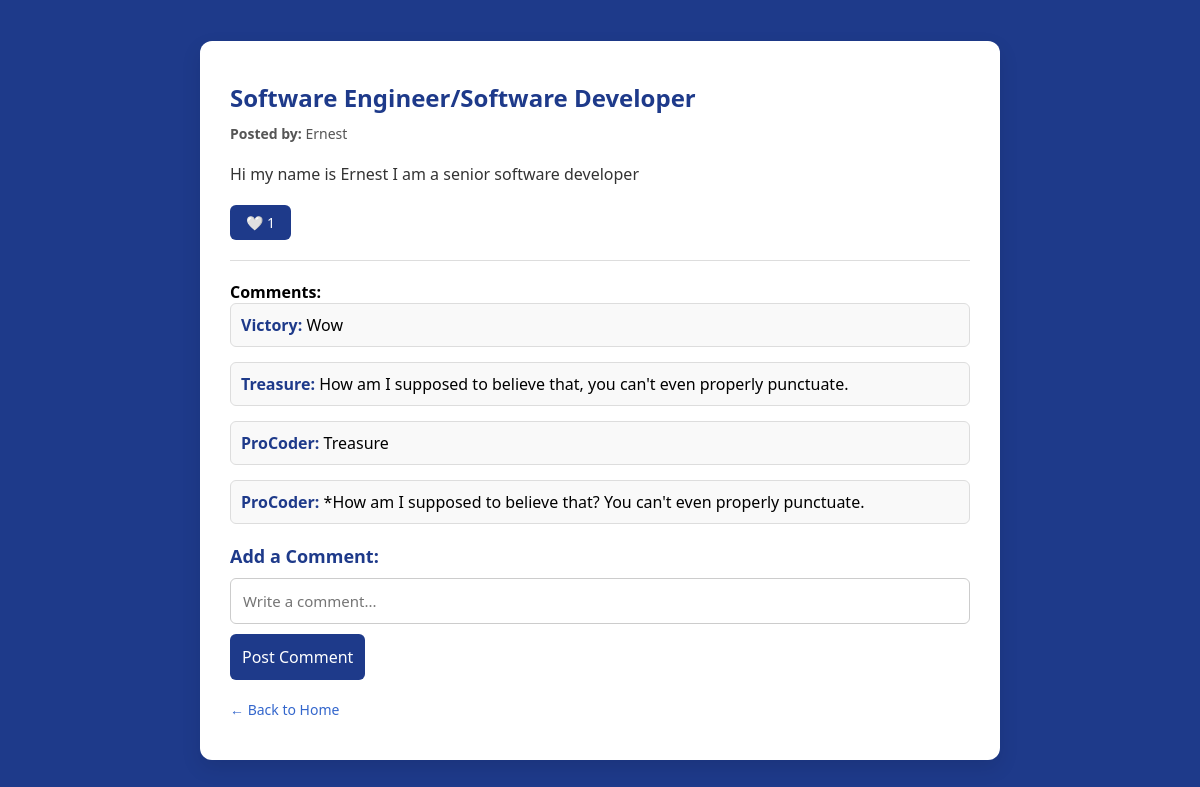
Page /topic/2 (signed in) on the committed database.
### tables this page shows
CREATE TABLE topics (
                        id INTEGER PRIMARY KEY AUTOINCREMENT,
                        username TEXT,
                        title TEXT,
                        content TEXT);

CREATE TABLE comments (
                        id INTEGER PRIMARY KEY AUTOINCREMENT,
                        topic_id INTEGER,
                        username TEXT,
                        comment TEXT,
                        FOREIGN KEY (topic_id) REFERENCES topics(id));

### app.py (the view)
@app.route('/topic/<int:topic_id>')
def topic_detail(topic_id):
    if 'username' not in session:
        return redirect('/login')
    conn = sqlite3.connect('forum.db')
    cursor = conn.cursor()
    cursor.execute('SELECT id, username, title, content FROM topics WHERE id = ?', (topic_id,))
    topic = cursor.fetchone()
    if not topic:
        conn.close()
        return "Topic not found", 404
    cursor.execute('SELECT * FROM comments WHERE topic_id = ? ORDER BY id', (topic_id,))
    comments = cursor.fetchall()
    cursor.execute('SELECT COUNT(*) FROM likes WHERE topic_id = ?', (topic_id,))
    like_count = cursor.fetchone()[0]
    user_has_liked = False
    if 'user_id' in session:
        cursor.execute('SELECT 1 FROM likes WHERE user_id = ? AND topic_id = ?',
                      (session['user_id'], topic_id))
        user_has_liked = cursor.fetchone() is not None
    conn.close()
    return render_template('topic_detail.html',
                         topic_id=topic[0],
                         username=topic[1],
                         title=topic[2],
                         content=topic[3],
                         comments=comments,
                         like_count=like_count,
                         user_has_liked=user_has_liked)

### templates/topic_detail.html (shortened to what this page needs)
<!DOCTYPE html>
<html lang="en">
<head>
</head>
<body>
  <div class="container">
    <h2>{{ title }}</h2>
    <p class="author"><strong>Posted by:</strong> {{ username }}</p>
    <div class="content">
      <p>{{ content }}</p>
    </div>
    <div class="like-section">
      {% if session.get('user_id') %}
        <form method="POST" action="/like/{{ topic_id }}" style="display: inline;">
          <button type="submit" class="like-button">
            {% if user_has_liked %}
              ❤️ {{ like_count }}
            {% else %}
              🤍 {{ like_count }}
            {% endif %}
          </button>
        </form>
      {% else %}
        <span class="like-display">🤍 {{ like_count }}</span>
        <small><a href="/login">Login to like this post</a></small>
      {% endif %}
    </div>
    <hr>
    <h4>Comments:</h4>
    {% if comments %}
      {% for comment in comments %}
        <div class="comment">
          <strong>{{ comment[2] }}:</strong> {{ comment[3] }}
        </div>
      {% endfor %}
    {% else %}
      <p>No comments yet. Be the first to comment!</p>
    {% endif %}
    <div class="comment-form">
      <h4>Add a Comment:</h4>
      <form action="/comment/{{ topic_id }}" method="POST">
        <input type="text" name="comment" placeholder="Write a comment..." required>
        <button type="submit">Post Comment</button>
      </form>
    </div>
    <p><a href="/home" class="back-link">← Back to Home</a></p>
  </div>
</body>
</html>

### templates/topic_detail.html (style rules this page uses)
* { margin: 0; padding: 0; box-sizing: border-box; font-family: 'Segoe UI', Tahoma, Geneva, Verdana, sans-serif; }
body { background-color: #1e3a8a; display: flex; justify-content: center; align-items: center; min-height: 100vh; padding: 20px; }
.container { background-color: #fff; padding: 40px 30px; border-radius: 12px; box-shadow: 0 8px 20px rgba(0, 0, 0, 0.1); max-width: 800px; width: 100%; }
h2 { font-size: 24px; color: #1e3a8a; margin-bottom: 10px; }
.author { font-size: 14px; color: #555; margin-bottom: 20px; }
.content { font-size: 16px; color: #333; margin-bottom: 20px; }
.like-section { margin-bottom: 20px; }
.like-button { background-color: #1e3a8a; color: white; padding: 8px 16px; font-size: 14px; border: none; border-radius: 6px; cursor: pointer; transition: 0.3s; }
hr { border: none; border-top: 1px solid #ddd; margin: 20px 0; }
.comment { margin-bottom: 15px; padding: 10px; background-color: #f9f9f9; border-radius: 6px; border: 1px solid #ddd; }
.comment strong { color: #1e3a8a; }
.comment-form { margin-top: 20px; }
.comment-form h4 { font-size: 18px; color: #1e3a8a; margin-bottom: 10px; }
.comment-form input { width: 100%; padding: 12px; border: 1px solid #ccc; border-radius: 6px; font-size: 15px; margin-bottom: 10px; }
.comment-form button { background-color: #1e3a8a; color: white; padding: 12px; font-size: 16px; border: none; border-radius: 6px; cursor: pointer; transition: 0.3s; }
.back-link { display: inline-block; margin-top: 20px; font-size: 14px; color: #3366cc; text-decoration: none; }

### rows in the picture
topics: title "Software Engineer/Software Developer", username "Ernest", content "Hi my name is Ernest I am a senior software developer"
comments: username "Victory", comment "Wow"
comments: username "Treasure", comment "How am I supposed to believe that, you can't even properly punctuate."
comments: username "ProCoder", comment "Treasure"
comments: username "ProCoder", comment "*How am I supposed to believe that? You can't even properly punctuate."

### other values in the picture
{{ like_count }} "1"
